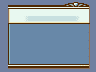

This game map was drawn from its Tiled (.tmx) file and the tilesets committed beside it. A one-line description and the full map source follow:
An orthogonal 12x9 tile map with 8x8 px tiles, 1 tile layer (Tile Layer 1).

<map version="1.5" tiledversion="1.7.2" orientation="orthogonal" renderorder="right-down" width="12" height="9" tilewidth="8" tileheight="8" infinite="0" nextlayerid="2" nextobjectid="1">
 <tileset firstgid="1" name="MenuTiles" tilewidth="8" tileheight="8" tilecount="32" columns="8">
  <image source="Anims_Off_Battle_Graphic-New.png" width="64" height="32" />
 </tileset>
 <layer id="1" name="Tile Layer 1" width="12" height="9">
  <data encoding="csv">
1,4,4,4,4,4,4,4,7,8,9,6,
1,24,16,16,16,16,16,16,16,16,16,17,
1,25,19,20,21,21,21,21,21,22,19,23,
1,31,28,28,28,28,28,28,28,28,28,30,
1,31,28,28,28,28,28,28,28,28,28,30,
1,31,28,28,28,28,28,28,28,28,28,30,
1,31,28,28,28,28,28,28,28,28,28,30,
1,31,28,28,28,28,28,28,28,28,28,30,
1,12,12,12,12,12,12,12,12,12,13,14
</data>
 </layer>
</map>